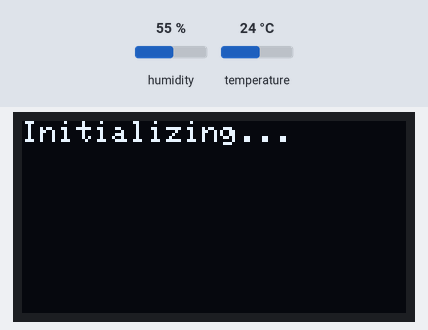
This sketch was run on a simulated ESP8266 (NodeMCU). On the bench: 128×64 one-colour display. Inputs (shaded band) come from the test bench; at power-on: humidity 55 %, temperature 24 °C. WiFi joins after 1.5 s; servers stay silent unless stated; what the sketch prints to the serial monitor is not drawn.

Above: at 1.6 s.
At 4.7 s:
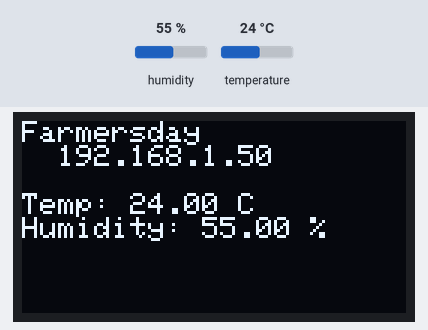
4.8 s: humidity set to 22 %
At 6.6 s:
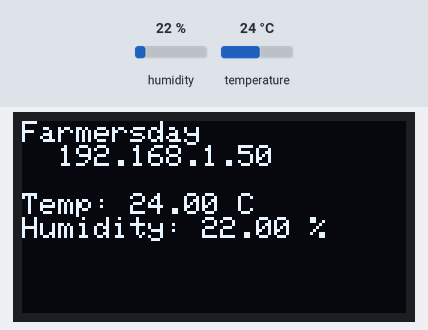
7.5 s: temperature set to 12 °C
At 8.1 s:
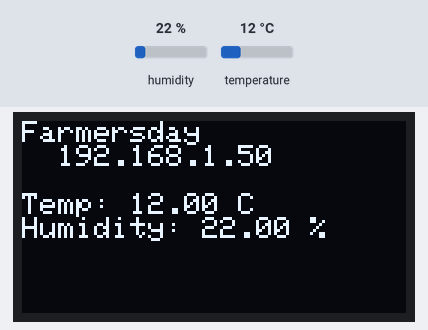
10.2 s: humidity set to 40 %
At 12.2 s:
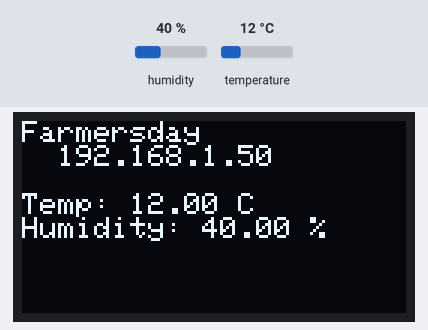
13.2 s: temperature set to 19 °C
Timing chart, 0 to 16.2 s (numbered marks = the images above; inputs shaded):
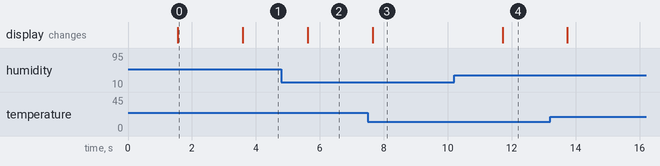

Measured:
- after the input at 4.8 s, the display: changes after 0.82 s (image 2)
- after the input at 7.5 s, the display: changes after 0.15 s (image 3)
- after the input at 10.2 s, the display: changes after 1.5 s (image 4)
- what the display in image 0 shows lasts 2.0 s, from 1.6 s to 3.6 s

The sketch:

nodemcu_DHT22_webserver.ino
```cpp
// 결선 방법 -------------------------------------------------------------
// DHT22 온습도 센서
// VCC -> 3.3V (NodeMCU)
// GND -> GND (NodeMCU)
// Data -> D5 (GPIO14)

// OLED 디스플레이 (0.96인치 I2C OLED 디스플레이 (128x64))
// VCC -> 3.3V (NodeMCU)
// GND -> GND (NodeMCU)
// SCL -> D1 (GPIO5)
// SDA -> D2 (GPIO4)


// 라이브러리 설치  -----------------------------------------------------
// Adafruit GFX Library (Adafruit GFX Library)
// Adafruit SSD1306 Library (Adafruit SSD1306)
// DHT sensor library
// PubSubClien
//------------------------------------------------------------------------

#include <Adafruit_SSD1306.h>
#include <Adafruit_GFX.h>
#include <DHT.h>
#include <ESP8266WiFi.h>
#include <ESP8266WebServer.h>

#define SCREEN_WIDTH 128  // OLED display width, in pixels
#define SCREEN_HEIGHT 64  // OLED display height, in pixels

#define OLED_RESET -1
Adafruit_SSD1306 display(SCREEN_WIDTH, SCREEN_HEIGHT, &Wire, OLED_RESET);

#define DHTPIN D5         // DHT 센서 데이터 핀 연결 (GPIO14)
#define DHTTYPE DHT22     // DHT11 센서 사용
DHT dht(DHTPIN, DHTTYPE);

// Wi-Fi 설정
const char* ssid = "farmersday";          // Wi-Fi SSID
const char* password = "a88888888";  // Wi-Fi 비밀번호

// 웹 서버 초기화
ESP8266WebServer server(80);

// 온도 및 습도 값을 저장할 변수
float temperature = 0.0;
float humidity = 0.0;

void setup_wifi() {
  Serial.println();
  Serial.print("Connecting to ");
  Serial.println(ssid);

  WiFi.begin(ssid, password);

  while (WiFi.status() != WL_CONNECTED) {
    delay(500);
    Serial.print(".");
  }

  Serial.println("");
  Serial.println("WiFi connected");
  Serial.println("IP address: ");
  Serial.println(WiFi.localIP());
}


/*
void handleRoot() {
  // 웹 페이지에 표시될 HTML 콘텐츠
  String html = "<html><head><meta http-equiv='refresh' content='5'/>";
  html += "<title>Temperature & Humidity</title></head><body>";
  html += "<h1>Temperature and Humidity</h1>";
  html += "<p>Temperature: " + String(temperature) + " &#8451;</p>";
  html += "<p>Humidity: " + String(humidity) + " %</p>";
  html += "</body></html>";

  server.send(200, "text/html", html);
}
*/


void handle_OnConnect() {

 temperature = dht.readTemperature(); // Gets the values of the temperature
 humidity = dht.readHumidity(); // Gets the values of the humidity
  server.send(200, "text/html", SendHTML(temperature,humidity));
}

void handle_NotFound(){
  server.send(404, "text/plain", "Not found");
}

String SendHTML(float temperaturestat,float humiditystat){
  String ptr = "<!DOCTYPE html> <html>\n";
  ptr +="<head><meta name=\"viewport\" content=\"width=device-width, initial-scale=1.0, user-scalable=no\">\n";
  ptr +="<title>ESP8266 Weather Report</title>\n";
  ptr +="<style>html { font-family: Helvetica; display: inline-block; margin: 0px auto; text-align: center;}\n";
  ptr +="body{margin-top: 50px;} h1 {color: #444444;margin: 50px auto 30px;}\n";
  ptr +="p {font-size: 24px;color: #444444;margin-bottom: 10px;}\n";
  ptr +="</style>\n";
  ptr +="</head>\n";
  ptr +="<body>\n";
  ptr +="<div id=\"webpage\">\n";


  ptr +="<h1>ESP8266 NodeMCU</h1>\n";

  ptr +="<p id='temp'>Temperature: ";
  ptr +=(float)temperature;
  ptr +=" Cel</p>";


  ptr +="<p id='humi'>Humidity: ";
  ptr +=(float)humidity;
  ptr +=" %</p>";

  ptr +="</div>\n";
  ptr +="</body>\n";
  ptr +="</html>\n";
  return ptr;
}


void setup() {
  // 시리얼 통신 시작
  Serial.begin(115200);

  // DHT 센서 초기화
  dht.begin();

  // OLED 디스플레이 초기화
  if (!display.begin(SSD1306_SWITCHCAPVCC, 0x3C)) {
    Serial.println(F("SSD1306 allocation failed"));
    for (;;);  // 진행하지 않고 멈춤
  }

  // Wi-Fi 연결 설정
  setup_wifi();

  // 웹 서버 핸들러 설정
  //server.on("/", handleRoot);
  server.on("/", handle_OnConnect);

  server.begin();
  Serial.println("HTTP server started");

  // OLED 디스플레이 초기화 메시지
  display.clearDisplay();
  display.setTextSize(1);
  display.setTextColor(WHITE);
  display.setCursor(0, 0);
  display.println(F("Initializing..."));
  display.display();
  delay(2000);
}

void loop() {
  // 웹 서버 요청 처리
  server.handleClient();

  // DHT 센서에서 온도 및 습도 값 읽기
  humidity = dht.readHumidity();
  temperature = dht.readTemperature();

  // 유효한 값을 읽었는지 확인
  if (isnan(humidity) || isnan(temperature)) {
    display.clearDisplay();
    display.setCursor(0, 0);
    display.println(F("Failed to read from DHT sensor!"));
    display.display();
    return;
  }

  // OLED 디스플레이에 온도 및 습도 값 표시
  display.clearDisplay();
  display.setCursor(0, 0);
  display.println(F("Farmersday"));
  display.print(F("  "));
  display.println(WiFi.localIP());
  display.println(F("  "));
  display.print(F("Temp: "));
  display.print(temperature);
  display.println(F(" C"));
  display.print(F("Humidity: "));
  display.print(humidity);
  display.println(F(" %"));

  display.display();

  // 2초마다 새로고침
  delay(2000);
}
```
